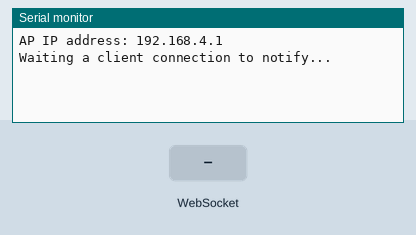
Recording of a program running on a simulated ESP32. Parts: the last lines printed to the serial monitor. Inputs (shaded band) come from the test bench. Nothing arrives over Bluetooth unless stated; a phone connects over Bluetooth LE 3 s after start.

Above: at 1.2 s.
1.3 s: WebSocket text "1" received
At 2.1 s:
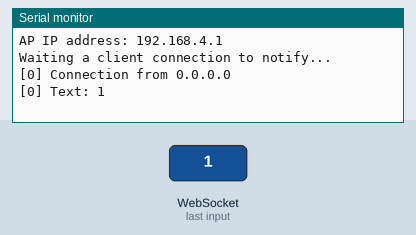
2.8 s: WebSocket text "0" received
At 2.96 s:
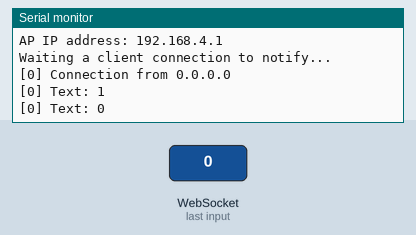

Measured:
- after the input at 1.3 s, the serial monitor: prints a new line at once (image 1)
- after the input at 2.8 s, the serial monitor: prints a new line at once (image 2)

The program:

main.cpp
```cpp
#include <Arduino.h>
#include <WiFi.h>
#include <WebSocketsServer.h>

#include <BLEDevice.h>
#include <BLEServer.h>
#include <BLEUtils.h>
#include <BLE2902.h>

const char* ssid = "Liiit";
const char* password = "123456789";

WebSocketsServer webSocket = WebSocketsServer(80);

void onWebSocketEvent(
  uint8_t num,
  WStype_t type,
  uint8_t * payload,
  size_t length
) {
  switch(type) {
    case WStype_DISCONNECTED:
      Serial.printf("[%u] Disconnected!\n", num);
      break;
    case WStype_CONNECTED:
      {
        IPAddress ip = webSocket.remoteIP(num);
        Serial.printf("[%u] Connection from ", num);
        Serial.println(ip.toString());
      }
      break;
    case WStype_TEXT:
      {
        Serial.printf("[%u] Text: %s\n", num, payload);
        webSocket.sendTXT(num, payload);
      }
      break;
    case WStype_BIN:
    case WStype_ERROR:
    case WStype_FRAGMENT_TEXT_START:
    case WStype_FRAGMENT_BIN_START:
    case WStype_FRAGMENT:
    case WStype_FRAGMENT_FIN:
    default:
      break;
  }
}

void setupWS() {
  webSocket.begin();
  webSocket.onEvent(onWebSocketEvent);
}

void setupAP() {
  WiFi.softAP(ssid, password, 12, 1, 5);
  IPAddress IP = WiFi.softAPIP();
  Serial.print("AP IP address: ");
  Serial.println(IP);
}

BLEServer* pServer = NULL;
BLECharacteristic* pCharacteristic = NULL;
bool deviceConnected = false;
bool oldDeviceConnected = false;
uint32_t value = 0;

// See the following for generating UUIDs:
// https://www.uuidgenerator.net/

#define SERVICE_UUID        "4fafc201-1fb5-459e-8fcc-c5c9c331914b"
#define CHARACTERISTIC_UUID "beb5483e-36e1-4688-b7f5-ea07361b26a8"


class MyServerCallbacks: public BLEServerCallbacks {
    void onConnect(BLEServer* pServer) {
      deviceConnected = true;
    };

    void onDisconnect(BLEServer* pServer) {
      deviceConnected = false;
    }
};


void setup() {
  Serial.begin(115200);
  setupAP();
  setupWS();

  // Create the BLE Device
  BLEDevice::init("ESP32");

  // Create the BLE Server
  pServer = BLEDevice::createServer();
  pServer->setCallbacks(new MyServerCallbacks());

  // Create the BLE Service
  BLEService *pService = pServer->createService(SERVICE_UUID);

  // Create a BLE Characteristic
  pCharacteristic = pService->createCharacteristic(
                      CHARACTERISTIC_UUID,
                      BLECharacteristic::PROPERTY_READ   |
                      BLECharacteristic::PROPERTY_WRITE  |
                      BLECharacteristic::PROPERTY_NOTIFY |
                      BLECharacteristic::PROPERTY_INDICATE
                    );

  // https://www.bluetooth.com/specifications/gatt/viewer?attributeXmlFile=org.bluetooth.descriptor.gatt.client_characteristic_configuration.xml
  // Create a BLE Descriptor
  pCharacteristic->addDescriptor(new BLE2902());

  // Start the service
  pService->start();

  // Start advertising
  BLEAdvertising *pAdvertising = BLEDevice::getAdvertising();
  pAdvertising->addServiceUUID(SERVICE_UUID);
  pAdvertising->setScanResponse(false);
  pAdvertising->setMinPreferred(0x0);  // set value to 0x00 to not advertise this parameter
  BLEDevice::startAdvertising();
  Serial.println("Waiting a client connection to notify...");
}

void loop() {
  webSocket.loop();
    unsigned long currentMillis = millis();
    // notify changed value
    if (deviceConnected) {
        Serial.println("Device connected");
        pCharacteristic->setValue((uint8_t*)&value, 4);
        pCharacteristic->notify();
        value++;
        delay(1000); // bluetooth stack will go into congestion, if too many packets are sent, in 6 hours test i was able to go as low as 3ms
    }
    // disconnecting
    if (!deviceConnected && oldDeviceConnected) {
        delay(500); // give the bluetooth stack the chance to get things ready
        pServer->startAdvertising(); // restart advertising
        Serial.println("start advertising");
        oldDeviceConnected = deviceConnected;
    }
    // connecting
    if (deviceConnected && !oldDeviceConnected) {
        // do stuff here on connecting
        oldDeviceConnected = deviceConnected;
    }
}
```
